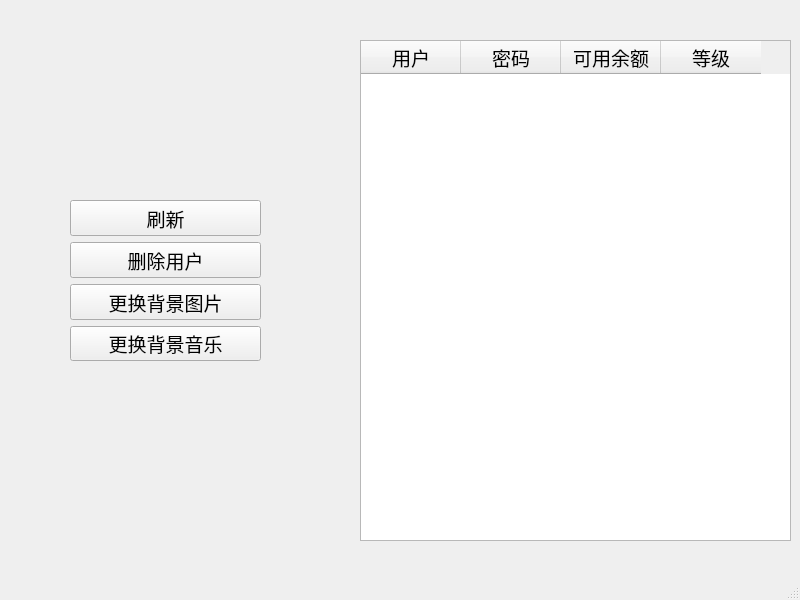
<?xml version="1.0" encoding="UTF-8"?>
<ui version="4.0">
 <class>TableWindow</class>
 <widget class="QMainWindow" name="TableWindow">
  <property name="geometry">
   <rect>
    <x>0</x>
    <y>0</y>
    <width>800</width>
    <height>600</height>
   </rect>
  </property>
  <property name="windowTitle">
   <string>MainWindow</string>
  </property>
  <widget class="QWidget" name="centralwidget">
   <widget class="QTableWidget" name="tableWidget">
    <property name="geometry">
     <rect>
      <x>360</x>
      <y>40</y>
      <width>431</width>
      <height>501</height>
     </rect>
    </property>
    <property name="font">
     <font>
      <family>方正粗金陵简体</family>
      <pointsize>10</pointsize>
     </font>
    </property>
    <column>
     <property name="text">
      <string>用户</string>
     </property>
     <property name="font">
      <font>
       <family>方正粗金陵简体</family>
       <pointsize>14</pointsize>
      </font>
     </property>
    </column>
    <column>
     <property name="text">
      <string>密码</string>
     </property>
     <property name="font">
      <font>
       <family>方正粗金陵简体</family>
       <pointsize>14</pointsize>
      </font>
     </property>
    </column>
    <column>
     <property name="text">
      <string>可用余额</string>
     </property>
     <property name="font">
      <font>
       <family>方正粗金陵简体</family>
       <pointsize>14</pointsize>
      </font>
     </property>
    </column>
    <column>
     <property name="text">
      <string>等级</string>
     </property>
     <property name="font">
      <font>
       <family>方正粗金陵简体</family>
       <pointsize>14</pointsize>
      </font>
     </property>
    </column>
   </widget>
   <widget class="QWidget" name="verticalLayoutWidget">
    <property name="geometry">
     <rect>
      <x>70</x>
      <y>200</y>
      <width>191</width>
      <height>161</height>
     </rect>
    </property>
    <layout class="QVBoxLayout" name="verticalLayout">
     <item>
      <widget class="QPushButton" name="renovate_button">
       <property name="font">
        <font>
         <family>方正粗金陵简体</family>
         <pointsize>14</pointsize>
        </font>
       </property>
       <property name="text">
        <string>刷新</string>
       </property>
      </widget>
     </item>
     <item>
      <widget class="QPushButton" name="del_user_button">
       <property name="font">
        <font>
         <family>方正粗金陵简体</family>
         <pointsize>14</pointsize>
        </font>
       </property>
       <property name="text">
        <string>删除用户</string>
       </property>
      </widget>
     </item>
     <item>
      <widget class="QPushButton" name="change_image_button">
       <property name="font">
        <font>
         <family>方正粗金陵简体</family>
         <pointsize>14</pointsize>
        </font>
       </property>
       <property name="text">
        <string>更换背景图片</string>
       </property>
      </widget>
     </item>
     <item>
      <widget class="QPushButton" name="change_music_button">
       <property name="font">
        <font>
         <family>方正粗金陵简体</family>
         <pointsize>14</pointsize>
        </font>
       </property>
       <property name="text">
        <string>更换背景音乐</string>
       </property>
      </widget>
     </item>
    </layout>
   </widget>
  </widget>
  <widget class="QStatusBar" name="statusbar"/>
 </widget>
 <resources/>
 <connections/>
</ui>
